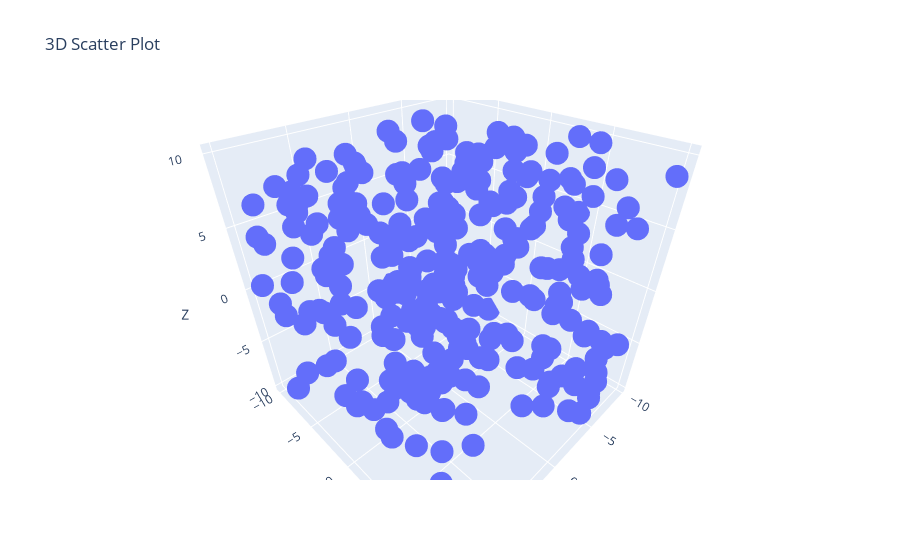

Here is the notebook cell this chart was saved with:
### Code cell
#1-  Using the given dataset, to generate a 3D scatter plot to visualize the distribution of data points in a three dimensional space.

np.random.seed(30)
data = {
    'X': np.random.uniform(-10, 10, 300),
    'Y': np.random.uniform(-10, 10, 300),
    'Z': np.random.uniform(-10, 10, 300)
}
df = pd.DataFrame(data)

# Create a 3D scatter plot
fig = go.Figure(data=[go.Scatter3d(x=df['X'], y=df['Y'], z=df['Z'], mode='markers')])
fig.update_layout(scene=dict(xaxis_title='X', yaxis_title='Y', zaxis_title='Z'),
                  title='3D Scatter Plot')
fig.show()

### Figure 1 — Plotly figure (JSON) as saved in the notebook; plotly's stock layout.template omitted (floating-point values rounded to 4 significant figures; data arrays with more than 128 entries replaced by an {"elided": "..."} marker saying what was removed)
{"data": [{"mode": "markers", "type": "scatter3d", "x": {"elided": "300 float values"}, "y": {"elided": "300 float values"}, "z": {"elided": "300 float values"}}], "layout": {"autosize": true, "scene": {"aspectmode": "auto", "aspectratio": {"x": 0.9933, "y": 1.007, "z": 0.9996}, "camera": {"center": {"x": 0, "y": 0, "z": 0}, "eye": {"x": 0.9127, "y": 0.9127, "z": 0.9127}, "projection": {"type": "perspective"}, "up": {"x": 0, "y": 0, "z": 1}}, "xaxis": {"title": {"text": "X"}, "type": "linear"}, "yaxis": {"title": {"text": "Y"}, "type": "linear"}, "zaxis": {"title": {"text": "Z"}, "type": "linear"}}, "title": {"text": "3D Scatter Plot"}}}
